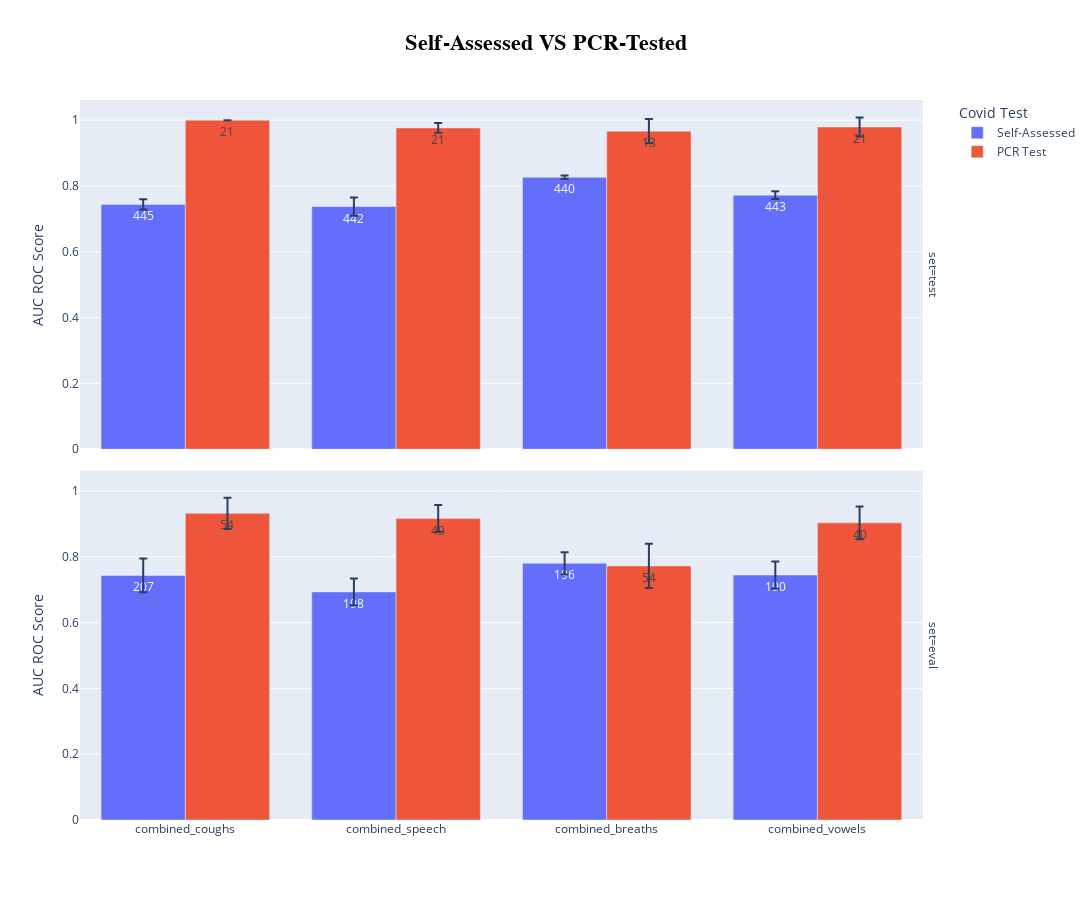

Write notebook code for a chart like this one.
### Code cell
# quick fix for visualizing PCR tested VS self assessed - variable names are bad

set_types = [
    "test",
    "eval"
]
df_visual = pd.DataFrame(columns=["Covid Test", "modality", "values", "mean", "std", "set", "count"])


fig = go.Figure()
for set_type in set_types:
    for modality in use_modalities:
        aucroc_male, aucroc_female, total_aucroc = [],[],[]
        for seed in seeds:
            temp_df = merged_df.copy()
            temp_df = temp_df[temp_df["seed"] == seed]
            # if len(set_types) < 2:
            #     temp_df = temp_df[temp_df["set_type"] == set_types[0]]
            temp_df = temp_df[temp_df["set_type"] == set_type]
            temp_df = temp_df[temp_df["rec_type"] == modality]


            df_male = temp_df[temp_df["type_of_covid_test"] != "rtpcr"]
            df_female = temp_df[temp_df["type_of_covid_test"] == "rtpcr"]


            aucroc_male.append(ju.get_aucroc(list(df_male.label), list(df_male.prediction)))
            aucroc_female.append(ju.get_aucroc(list(df_female.label), list(df_female.prediction)))
            total_aucroc.append(ju.get_aucroc(list(temp_df.label), list(temp_df.prediction)))

        df_visual = df_visual.append({"Covid Test": "Self-Assessed", "modality": modality, "values":aucroc_male,  "mean":np.mean(aucroc_male), "std":np.std(aucroc_male), "set":set_type, "count": len(df_male.ID.value_counts())}, ignore_index=True)
        df_visual = df_visual.append({"Covid Test": "PCR Test", "modality": modality, "values":aucroc_female,  "mean":np.mean(aucroc_female), "std":np.std(aucroc_female), "set":set_type, "count": len(df_female.ID.value_counts())}, ignore_index=True)

        # aucroc_male, aucroc_female, total_aucroc = np.mean(aucroc_male),  np.mean(aucroc_female),  np.mean(total_aucroc)
        # print(f"modality: {modality}")
        # print(f"Datasets Used: {set_type}")
        # print(f"AUC ROC for male Participants (count: {len(df_male.ID.value_counts())}):   {round(aucroc_male*100, 1)}% \nAUC ROC for female Participants   (count: {len(df_female.ID.value_counts())}):    {round(aucroc_female*100,1)}%  \nAUC ROC for all Participants   (count: {len(temp_df.ID.value_counts())}):    {round(total_aucroc*100,1)}%")
fig = px.bar(df_visual, x="modality", y='mean', error_y='std', color="Covid Test", facet_row='set', title='Mean and Std Deviation of Values per Row', barmode="group", text="count")
layout = go.Layout(
    title={
        'text': '<b>Self-Assessed VS PCR-Tested</b>',
        'x': 0.5,  # Center the title
        'xanchor': 'center',  # Center the title
        'font': {'size': 22, 'color': 'black', 'family': 'Arial'}
        
    },
)
layout['height'] = 900  # You can adjust this value as needed
layout['width'] = 1200  # You can adjust this value as needed

subtitles = ['', '']  # Customize the subtitles here
for i, subtitle in enumerate(subtitles):
    fig.update_xaxes(title_text=subtitle, row=i+1, col=1)

fig.update_layout(layout)
fig.update_yaxes(title_text='AUC ROC Score', row=1, col=1)
fig.update_yaxes(title_text='AUC ROC Score', row=2, col=1)
fig.update_traces(textposition='inside')

fig.show()

### Figure 1 — Plotly figure (JSON) as saved in the notebook; plotly's stock layout.template omitted (floating-point values rounded to 4 significant figures)
{"data": [{"alignmentgroup": "True", "error_y": {"array": [0.01559, 0.02785, 0.005211, 0.01189]}, "hovertemplate": "Covid Test=Self-Assessed<br>set=test<br>modality=%{x}<br>mean=%{y}<br>count=%{text}<extra></extra>", "legendgroup": "Self-Assessed", "marker": {"color": "#636efa", "pattern": {"shape": ""}}, "name": "Self-Assessed", "offsetgroup": "Self-Assessed", "orientation": "v", "showlegend": true, "text": [445, 442, 440, 443], "textposition": "inside", "type": "bar", "x": ["combined_coughs", "combined_speech", "combined_breaths", "combined_vowels"], "xaxis": "x2", "y": [0.7438, 0.7374, 0.8263, 0.7721], "yaxis": "y2"}, {"alignmentgroup": "True", "error_y": {"array": [0.05146, 0.04078, 0.03367, 0.0413]}, "hovertemplate": "Covid Test=Self-Assessed<br>set=eval<br>modality=%{x}<br>mean=%{y}<br>count=%{text}<extra></extra>", "legendgroup": "Self-Assessed", "marker": {"color": "#636efa", "pattern": {"shape": ""}}, "name": "Self-Assessed", "offsetgroup": "Self-Assessed", "orientation": "v", "showlegend": false, "text": [207, 198, 196, 190], "textposition": "inside", "type": "bar", "x": ["combined_coughs", "combined_speech", "combined_breaths", "combined_vowels"], "xaxis": "x", "y": [0.7434, 0.6933, 0.7802, 0.7445], "yaxis": "y"}, {"alignmentgroup": "True", "error_y": {"array": [0, 0.015, 0.03651, 0.02882]}, "hovertemplate": "Covid Test=PCR Test<br>set=test<br>modality=%{x}<br>mean=%{y}<br>count=%{text}<extra></extra>", "legendgroup": "PCR Test", "marker": {"color": "#EF553B", "pattern": {"shape": ""}}, "name": "PCR Test", "offsetgroup": "PCR Test", "orientation": "v", "showlegend": true, "text": [21, 21, 13, 21], "textposition": "inside", "type": "bar", "x": ["combined_coughs", "combined_speech", "combined_breaths", "combined_vowels"], "xaxis": "x2", "y": [1, 0.9765, 0.9667, 0.9794], "yaxis": "y2"}, {"alignmentgroup": "True", "error_y": {"array": [0.04781, 0.04108, 0.06709, 0.05]}, "hovertemplate": "Covid Test=PCR Test<br>set=eval<br>modality=%{x}<br>mean=%{y}<br>count=%{text}<extra></extra>", "legendgroup": "PCR Test", "marker": {"color": "#EF553B", "pattern": {"shape": ""}}, "name": "PCR Test", "offsetgroup": "PCR Test", "orientation": "v", "showlegend": false, "text": [54, 49, 54, 40], "textposition": "inside", "type": "bar", "x": ["combined_coughs", "combined_speech", "combined_breaths", "combined_vowels"], "xaxis": "x", "y": [0.932, 0.916, 0.7721, 0.9031], "yaxis": "y"}], "layout": {"annotations": [{"font": {}, "showarrow": false, "text": "set=eval", "textangle": 90, "x": 0.98, "xanchor": "left", "xref": "paper", "y": 0.2425, "yanchor": "middle", "yref": "paper"}, {"font": {}, "showarrow": false, "text": "set=test", "textangle": 90, "x": 0.98, "xanchor": "left", "xref": "paper", "y": 0.7575, "yanchor": "middle", "yref": "paper"}], "barmode": "group", "height": 900, "legend": {"title": {"text": "Covid Test"}, "tracegroupgap": 0}, "title": {"font": {"color": "black", "family": "Arial", "size": 22}, "text": "<b>Self-Assessed VS PCR-Tested</b>", "x": 0.5, "xanchor": "center"}, "width": 1200, "xaxis": {"anchor": "y", "autorange": true, "domain": [0, 0.98], "range": [-0.5, 3.5], "title": {"text": ""}, "type": "category"}, "xaxis2": {"anchor": "y2", "autorange": true, "domain": [0, 0.98], "matches": "x", "range": [-0.5, 3.5], "showticklabels": false, "title": {"text": ""}, "type": "category"}, "yaxis": {"anchor": "x", "autorange": true, "domain": [0, 0.485], "range": [0, 1.061], "title": {"text": "AUC ROC Score"}, "type": "linear"}, "yaxis2": {"anchor": "x2", "autorange": true, "domain": [0.515, 1], "matches": "y", "range": [0, 1.061], "title": {"text": "AUC ROC Score"}, "type": "linear"}}}
